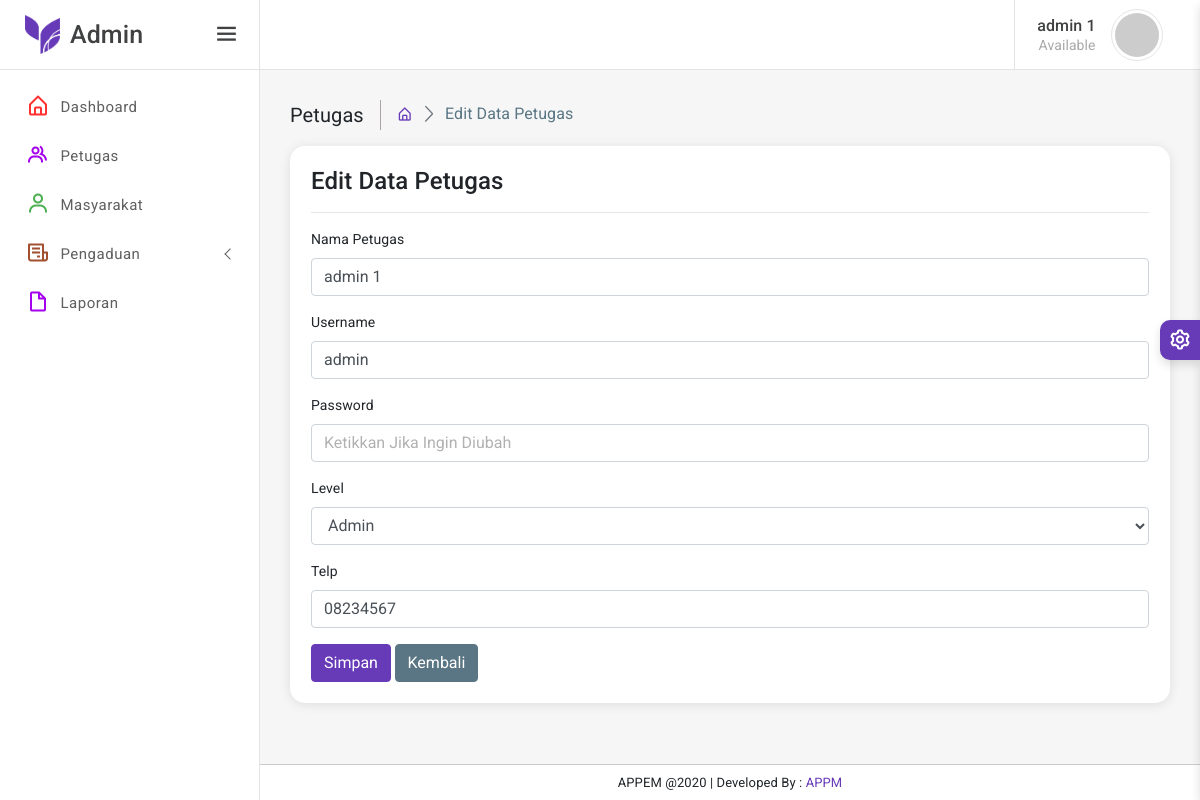
The app's page /admin/index.php?halaman=editpetugas&id_petugas=1 (signed in) with its own data.
### tables this page shows
CREATE TABLE `petugas` (
  `id_petugas` int(11) NOT NULL,
  `nama_petugas` varchar(35) NOT NULL,
  `username` varchar(25) NOT NULL,
  `password` varchar(32) NOT NULL,
  `telp` varchar(13) NOT NULL,
  `level` enum('admin','petugas') NOT NULL
);

### admin/petugas/editpetugas.php (the view, shortened to what this page needs)
<?php
$id = $_GET['id_petugas'];
$query = mysqli_query($koneksi, "SELECT * FROM petugas WHERE id_petugas='$id'") or die(mysqli_error($koneksi));
while ($petugas = $query->fetch_assoc()) {
?>
<div class="page-breadcrumb d-none d-md-flex align-items-center mb-3">
    <div class="breadcrumb-title pr-3">Petugas</div>
    <div class="pl-3">
        <nav aria-label="breadcrumb">
            <ol class="breadcrumb mb-0 p-0">
                <li class="breadcrumb-item"><a href="javascript:;"><i class='bx bx-home-alt'></i></a></li>
                <li class="breadcrumb-item active" aria-current="page">Edit Data Petugas</li>
            </ol>
        </nav>
    </div>
</div>
<div class="card radius-15">
    <div class="card-body">
        <div class="card-title"><h4 class="mb-0">Edit Data Petugas</h4></div>
        <hr/>
        <form method="POST">
            <div class="form-group">
                <label>Nama Petugas</label>
                <input type="text" value="<?php echo $petugas['nama_petugas']; ?>" name="nama_petugas" class="form-control" placeholder="Masukkan Nama Petugas">
            </div>
            <div class="form-group">
                <label>Username</label>
                <input type="text" value="<?php echo $petugas['username']; ?>" name="username" class="form-control" placeholder="Masukkan Username">
            </div>
            <div class="form-group">
                <label>Password</label>
                <input type="password" name="password" class="form-control" placeholder="Ketikkan Jika Ingin Diubah">
            </div>
            <div class="form-group">
                <label>Level</label>
                <select name="level" class="form-control">
                    <option value="admin" <?php if ($petugas['level'] == 'admin') { echo 'selected'; } ?>>Admin</option>
                </select>
            </div>
            <div class="form-group">
                <label>Telp</label>
                <input type="text" value="<?php echo $petugas['telp']; ?>" maxlength="13" name="telp" class="form-control" placeholder="Masukkan Nomor Telepon">
            </div>
            <button type="submit" name="add" class="btn btn-primary">Simpan</button>
            <button type="button" onclick="window.history.back()" class="btn btn-secondary">Kembali</button>
        </form>
    </div>
</div>
<?php
}
?>

### assets/css/app.css (style rules this page uses)
html { width: 100%; height: 100%; }
body { font-family: 'Open Sans', sans-serif; font-family: 'Roboto', sans-serif; background-color: #f6f6f6; letter-spacing: .1px; font-size: 14px; }
input::placeholder { color: #000 !important; opacity: .3 !important }
.card { box-shadow: 0 0.1rem 0.7rem rgba(0, 0, 0, .10); border: 1px solid rgba(0, 0, 0, 0); margin-bottom: 30px; }
.btn { text-transform: capitalize; }
.radius-15 { border-radius: 15px; }
.page-breadcrumb .breadcrumb { background-color: transparent; }
.breadcrumb-title { font-size: 20px; border-right: 1.5px solid #aaa4a4; }
.page-breadcrumb .breadcrumb li.breadcrumb-item { font-size: 16px; }
.page-breadcrumb .breadcrumb-item+.breadcrumb-item::before { display: inline-block; padding-right: .5rem; color: #6c757d; font-family: 'LineIcons'; content: "\ea5c"; }

### records on screen
petugas: nama_petugas "admin 1", username "admin", level "Admin", telp "08234567"

### other values on screen
$_SESSION['admin']['nama_petugas'] "admin 1"
